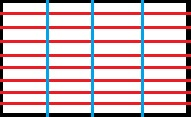
#> input picture debug.jpg, 191 x 117 px
$ python test1.py
#> lines starting #> are read from the running program, lines starting #| are printed output that depends on the picture
import os
import os.path as osp
import cv2
import numpy as np

img = cv2.imread('debug.jpg')
#> img is the input picture: shape (117, 191, 3); mean B, G, R 187.8, 183.5, 210.4
rows, cols = img.shape[:2]
#> rows = 117; cols = 191
M = cv2.getRotationMatrix2D((cols / 2, rows / 2), 45, 1)
cos = np.abs(M[0, 0])
#> cos = 0.707
sin = np.abs(M[0, 1])
#> sin = 0.707
new_w = rows * sin + cols * cos
#> new_w = 217.8
new_h = rows * cos + cols * sin
#> new_h = 217.8
M[0, 2] += (new_w - cols) * 0.5
M[1, 2] += (new_h - rows) * 0.5
w = int(np.round(new_w))
#> w = 218
h = int(np.round(new_h))
#> h = 218
dst = cv2.warpAffine(img, M, (w, h))
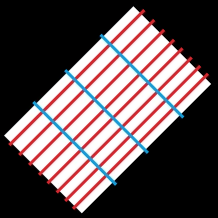
#> dst: shape (218, 218, 3); mean B, G, R 88.4, 86.4, 98.9
cv2.imshow('rotation', dst)
cv2.waitKey(0)
